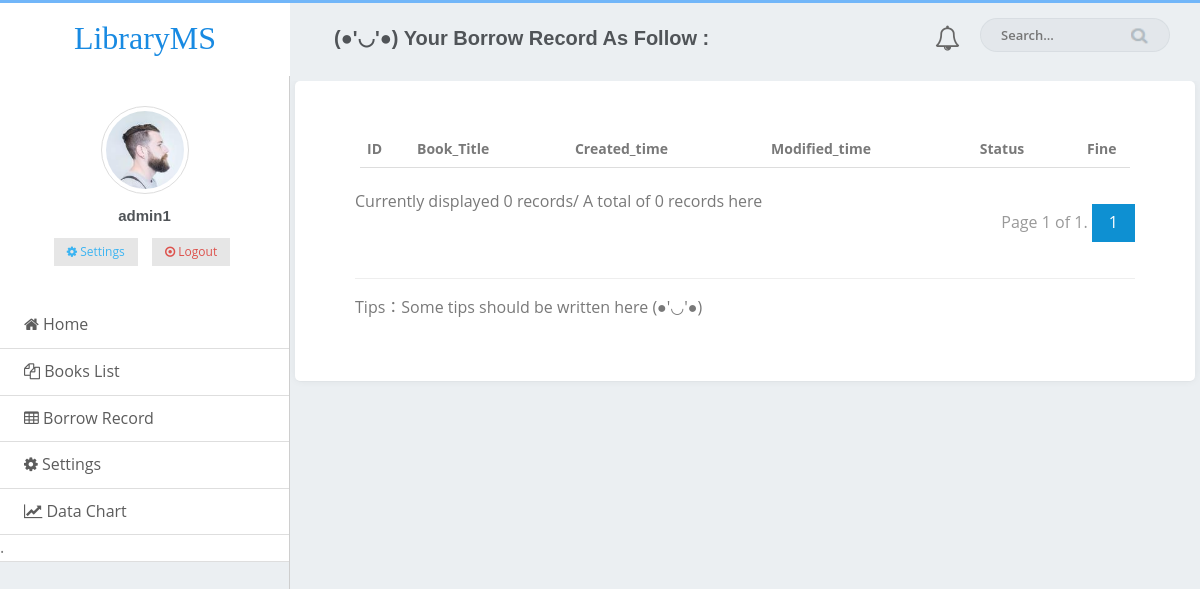
The app's page /record/ (signed in), older data.
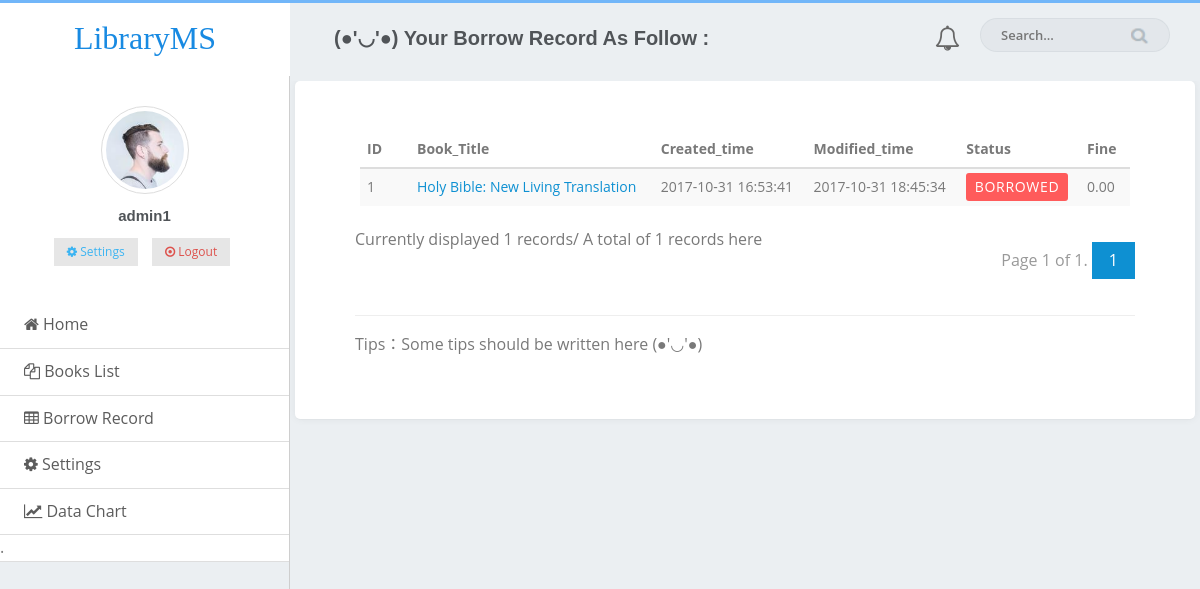
The same page, newer data.
### MyLMS/models.py (models this page shows, shortened)
class Record(models.Model):
    id = models.AutoField(auto_created=True, primary_key=True, serialize=False, verbose_name='Record_ID')
    Book = models.ForeignKey('Book',on_delete=models.CASCADE,related_name="The_Book")
    Reader = models.ForeignKey('Reader',on_delete=models.CASCADE,)
    Created_time = models.DateTimeField(auto_now_add = True)
    Modified_time = models.DateTimeField(auto_now=True)
    Fine = models.DecimalField(max_digits=4,decimal_places=2,default=0)
    WAITFORCHECK = 'WAITFORCHECK'
    BORROWED = 'BORROWED'
    RETURNED = 'RETURNED'
    TURNDOWN = 'TURNDOWN'
    DEMAGE = 'DEMAGE'
    STATUS_CHOICES = (
        ( WAITFORCHECK, 'WAITFORCHECK'),
        ( BORROWED , 'BORROWED'),
        ( RETURNED , 'RETURNED'),
        ( TURNDOWN , 'TURNDOWN'),
        ( DEMAGE , 'DEMAGE'),
    )
    Status = models.CharField(
        max_length=16,
        choices=STATUS_CHOICES,
        default=WAITFORCHECK,
    )

class Book(models.Model):
    id = models.AutoField(auto_created=True, primary_key=True, serialize=False, verbose_name='Book_ID')
    Available = models.BooleanField(default=1)
    Title = models.CharField(max_length=64,default='')
    Author = models.CharField(max_length=32, default='')
    ISBN = models.CharField(max_length=32, default='')
    Publisher = models.CharField(max_length=32, default='')
    Pub_Time = models.DateField(null=True)
    Pages = models.IntegerField(null=True)
    Description = models.TextField(null=True)
    Position = models.CharField(max_length=8, default='A-101')
    Price = models.DecimalField(max_digits=4, decimal_places=2, default=35)
    def __unicode__(self):
        return  str(self.id)

### MyLMS/views.py (the view)
# urls.py: url(r'^record/$', views.record_page,name='record_page'),
def record_page(request):
    if "reader_id" not in request.session:
        return render(request, 'login.html', {'line': 'Please login first!'})
    records = models.Record.objects.filter(Reader=request.session["reader_id"]).order_by('-Created_time')
    recordsall = records.count()
    limit = 13  # 每页显示的记录数
    paginator = Paginator(records, limit)  # 实例化一个分页对象
    page = request.GET.get('page')  # 获取页码
    try:
        records = paginator.page(page)  # 获取某页对应的记录
    except PageNotAnInteger:  # 如果页码不是个整数
        records = paginator.page(1)  # 取第一页的记录
    except EmptyPage:  # 如果页码太大，没有相应的记录
        records = paginator.page(paginator.num_pages)  # 取最后一页的记录
    return render(request, 'record_page.html', {'records': records,'recordsall': recordsall,'line':"(●'◡'●) Your Borrow Record As Follow :" })

### MyLMS/templates/record_page.html (shortened to what the changed rows need)
<!DOCTYPE html>
<html>
	<head>
		<link rel="stylesheet" href="/static/assets/css/amazeui.css" />
		<link rel="stylesheet" href="//maxcdn.bootstrapcdn.com/font-awesome/4.3.0/css/font-awesome.min.css">
		<link rel="stylesheet" href="/static/assets/css/core.css" />
		<link rel="stylesheet" href="/static/assets/css/menu.css" />
		<link rel="stylesheet" href="/static/assets/css/index.css" />
		<link rel="stylesheet" href="/static/assets/css/admin.css" />
		<link rel="stylesheet" href="/static/assets/css/page/typography.css" />
		<link rel="stylesheet" href="/static/assets/css/page/form.css" />
	</head>
	<body>
		<div class="admin">
		    <div class="content-page">
			<div class="content">
				<div class="card-box">
					<div class="am-g">
                        <div class="am-u-sm-12">
                            <form class="am-form">
                                <table class="am-table am-table-striped am-table-hover table-main">
                                    <thead>
                                    <tr>
                                        <th class="table-id">ID</th>
                                        <th class="table-title">Book_Title</th>
                                        <th class="table-date am-hide-sm-only">Created_time</th>
                                        <th class="table-date am-hide-sm-only">Modified_time</th>
                                        <th class="table-set">Status</th>
                                        <th class="table-id">Fine</th>
                                    </tr>
                                    </thead>
                                    <tbody>
                                      {% for record in records  %}
                                      <tr>
                                        <td>{{record.id}}</td>
                                        <td><a href="{% url 'MyLMS:book_page' record.Book %}">{{ record.Book.Title }}</a></td>
                                        <td>{{record.Created_time}}</td>
                                        <td class="am-hide-sm-only">{{record.Modified_time}}</td>
                                        {% if record.Status == 'BORROWED'  %}
                                            <td><span class="label label-danger">{{record.Status}}</span></td>
                                        {% endif %}
                                          <td>{{record.Fine}}</td>
                                      </tr>
                                      {% endfor %}
                                      </tbody>
                                </table>
                                <div class="am-cf">
                                  Currently displayed {{ records | length }} records/ A total of {{ recordsall }} records here
                                  <div class="am-fr">
                                    <ul class="am-pagination">
                                      {% for page_number in records.paginator.page_range %}
                                      {% ifequal page_number  records.number %}
                                        <li class="am-active"><a href="#">{{ page_number }}</a></li>
                                      {% else %}
                                        <li><a href="?page={{ page_number }}">{{ page_number }}</a></li>
                                      {% endifequal %}
                                      {% endfor %}
                                    </ul>
                                  </div>
                                </div>
                                <hr />
                                <p>Tips：Some tips should be written here (●'◡'●)</p>
                            </form>
                        </div>
                     </div>
                </div>
            </div>
        </div>
        </div>
	</body>
</html>

Row changes from the older to the newer data that the page shows:
added Record: id "1", Book.Title "Holy Bible: New Living Translation", Created_time "2017-10-31 16:53:41", Modified_time "2017-10-31 18:45:34", Status "BORROWED", Fine "0.00"
Text that changed along with them:
{{ records | length }}: "0" → "1"
{{ recordsall }}: "0" → "1"
